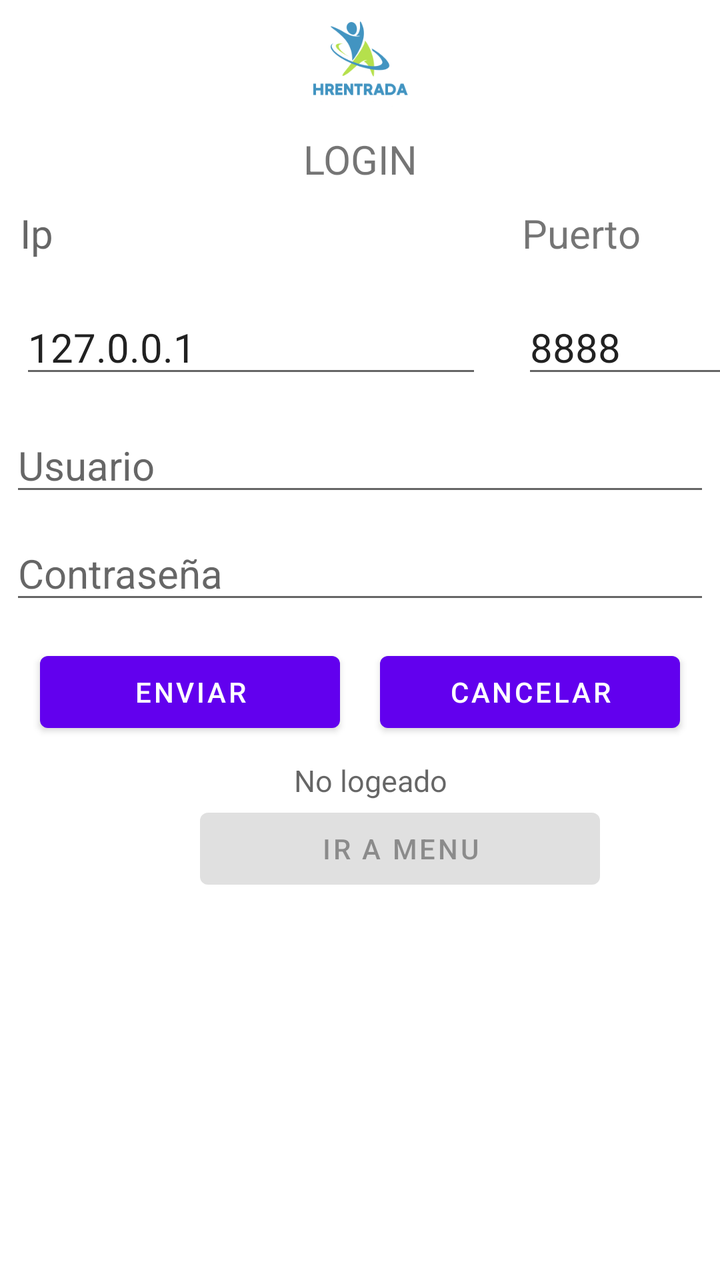
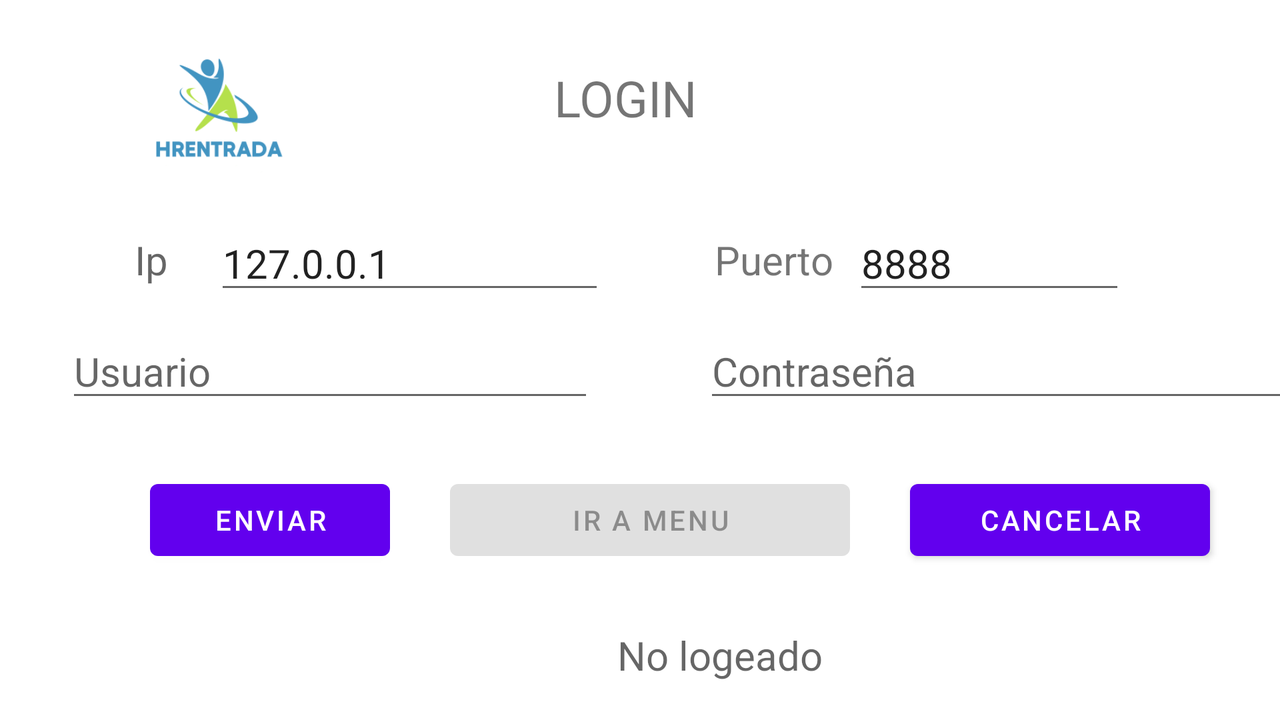

Compare how this app lays out the same screen by default and in its alternative resource folder. The renders come first, then the two layout files and the values they reference.
<!-- AndroidManifest.xml: application theme Theme.HREntradaClienteApp -->
<!-- res/layout/activity_main.xml -->
<?xml version="1.0" encoding="utf-8"?>
<LinearLayout xmlns:android="http://schemas.android.com/apk/res/android"
    xmlns:app="http://schemas.android.com/apk/res-auto"
    xmlns:tools="http://schemas.android.com/tools"
    android:layout_width="match_parent"
    android:layout_height="match_parent"
    android:orientation="vertical"
    tools:context=".MainActivity">


    <ImageView
        android:id="@+id/ImageviewLogo"
        android:layout_width="match_parent"
        android:layout_height="66dp"
        app:srcCompat="@drawable/logo" />

    <TextView
        android:layout_width="match_parent"
        android:layout_height="wrap_content"
        android:layout_marginTop="0dp"
        android:layout_marginBottom="0dp"
        android:gravity="center"
        android:text="LOGIN"
        android:textSize="20sp" />
    <LinearLayout
        android:layout_width="match_parent"
        android:layout_height="wrap_content"
        android:layout_marginTop="0dp"
        android:gravity="left"
        android:layout_marginBottom="0dp"
        android:orientation="horizontal">

        <TextView
            android:id="@+id/labelIp"
            android:layout_width="231dp"
            android:layout_height="wrap_content"
            android:layout_margin="10dp"
            android:hint="Ip"
            android:textSize="20sp" />

        <TextView
            android:id="@+id/LabelPuerto"
            android:layout_width="136dp"
            android:layout_height="wrap_content"
            android:layout_margin="10dp"
            android:text="Puerto"
            android:hint="Puerto"
            android:textSize="20sp" />

    </LinearLayout>
    <LinearLayout
        android:layout_width="match_parent"
        android:layout_height="wrap_content"
        android:layout_marginTop="0dp"
        android:gravity="left"
        android:orientation="horizontal">

        <EditText
            android:id="@+id/edit_ip"
            android:layout_width="231dp"
            android:layout_height="wrap_content"
            android:layout_margin="10dp"
            android:hint="Ip"
            android:text="127.0.0.1"
            android:textSize="20sp" />

        <EditText
            android:id="@+id/edit_puerto"
            android:layout_width="136dp"
            android:layout_height="wrap_content"
            android:layout_margin="10dp"
            android:text="8888"
            android:hint="Puerto"
            android:textSize="20sp" />

    </LinearLayout>

    <EditText
        android:layout_width="match_parent"
        android:layout_height="wrap_content"
        android:id="@+id/edit_usuario"
        android:hint="Usuario"
        android:textSize="20sp"
        android:layout_margin="5dp"/>

    <EditText
        android:layout_width="match_parent"
        android:layout_height="wrap_content"
        android:hint="Contraseña"
        android:id="@+id/edit_pass"
        android:textSize="20sp"
        android:layout_margin="5dp"
        android:inputType="textPassword"/>

    <LinearLayout
        android:layout_width="match_parent"
        android:layout_height="wrap_content"
        android:layout_marginTop="0dp"
        android:gravity="center">

        <Button
            android:id="@+id/btn_enviar"
            android:layout_width="150dp"
            android:layout_height="wrap_content"
            android:layout_margin="10dp"
            android:onClick="enviarDatosLogin"
            android:text="Enviar" />

        <Button
            android:id="@+id/btn_cancelar"
            android:layout_width="150dp"
            android:layout_height="wrap_content"
            android:layout_margin="10dp"
            android:onClick="cancelar"
            android:text="Cancelar" />


    </LinearLayout>

    <TextView
        android:id="@+id/TextViewOkLogin"
        android:layout_width="231dp"
        android:layout_height="wrap_content"
        android:layout_marginTop="0dp"
        android:layout_marginLeft="70dp"
        android:gravity="center"
        android:hint="No logeado"
        android:textSize="15sp" />

    <Button
        android:id="@+id/btn_menu"
        android:layout_width="200dp"
        android:layout_height="wrap_content"
        android:layout_marginTop="0dp"
        android:layout_marginLeft="100dp"
        android:onClick="menu"
        android:text="Ir a menu"
        android:enabled="false"/>


</LinearLayout>
<!-- resources referenced by this layout -->
<resources>
  <!-- drawable logo: png bitmap (drawable, 14042 bytes) -->
  <style name="Theme.HREntradaClienteApp" parent="Theme.MaterialComponents.DayNight.DarkActionBar">
          
          <item name="colorPrimary">@color/purple_500</item>
          <item name="colorPrimaryVariant">@color/purple_700</item>
          <item name="colorOnPrimary">@color/white</item>
          
          <item name="colorSecondary">@color/teal_200</item>
          <item name="colorSecondaryVariant">@color/teal_700</item>
          <item name="colorOnSecondary">@color/black</item>
          
          <item name="android:statusBarColor" tools:targetApi="l">?attr/colorPrimaryVariant</item>
          
      </style>
</resources>
<!-- res/layout-land/activity_main.xml (the repository's variant of the layout above) -->
<!-- drawn on the phone turned sideways -->
<?xml version="1.0" encoding="utf-8"?>
<LinearLayout xmlns:android="http://schemas.android.com/apk/res/android"
    xmlns:app="http://schemas.android.com/apk/res-auto"
    xmlns:tools="http://schemas.android.com/tools"
    android:layout_width="match_parent"
    android:layout_height="match_parent"
    android:orientation="vertical"
    tools:context=".MainActivity">
    <LinearLayout
        android:layout_width="match_parent"
        android:layout_height="wrap_content"
        android:layout_marginTop="0dp"
        android:gravity="center"
        android:layout_marginBottom="0dp"
        android:orientation="horizontal">

        <ImageView
            android:id="@+id/ImageviewLogo"
            android:layout_width="158dp"
            android:layout_height="88dp"
            android:layout_marginTop="10dp"
            app:srcCompat="@drawable/logo" />

        <TextView
            android:layout_width="421dp"
            android:layout_height="wrap_content"
            android:layout_marginTop="0dp"
            android:layout_marginBottom="0dp"
            android:gravity="left"
            android:text="              LOGIN"
            android:textSize="25sp" />
    </LinearLayout>


    <LinearLayout
        android:layout_width="match_parent"
        android:layout_height="wrap_content"
        android:layout_marginTop="0dp"
        android:gravity="center"
        android:layout_marginBottom="0dp"
        android:orientation="horizontal">

        <TextView
            android:id="@+id/labelIp"
            android:layout_width="30dp"
            android:layout_height="wrap_content"
            android:layout_margin="0dp"
            android:hint="Ip"
            android:textSize="20sp" />

        <EditText
            android:id="@+id/edit_ip"
            android:layout_width="195dp"
            android:layout_height="wrap_content"
            android:layout_margin="10dp"
            android:hint="Ip"
            android:text="127.0.0.1"
            android:textSize="20sp" />

        <TextView
            android:id="@+id/LabelPuerto"
            android:layout_width="wrap_content"
            android:layout_height="wrap_content"
            android:layout_marginLeft="45dp"
            android:hint="Puerto"
            android:text="Puerto"
            android:textSize="20sp" />
        <EditText
            android:id="@+id/edit_puerto"
            android:layout_width="136dp"
            android:layout_height="wrap_content"
            android:layout_margin="10dp"
            android:text="8888"
            android:hint="Puerto"
            android:textSize="20sp" />

    </LinearLayout>
    <LinearLayout
        android:layout_width="match_parent"
        android:layout_height="wrap_content"
        android:layout_marginTop="0dp"
        android:gravity="center"
        android:orientation="horizontal">

        <EditText
            android:id="@+id/edit_usuario"
            android:layout_width="264dp"
            android:layout_height="wrap_content"
            android:layout_marginLeft="195dp"
            android:layout_marginRight="0dp"
            android:hint="Usuario"
            android:textSize="20sp" />

        <EditText
            android:id="@+id/edit_pass"
            android:layout_width="350dp"
            android:layout_height="wrap_content"
            android:layout_marginLeft="55dp"
            android:layout_marginRight="100dp"
            android:hint="Contraseña"
            android:inputType="textPassword"
            android:textSize="20sp" />

    </LinearLayout>



    <LinearLayout
        android:layout_width="match_parent"
        android:layout_height="wrap_content"
        android:layout_marginTop="30dp"
        android:gravity="center">

        <Button
            android:id="@+id/btn_enviar"
            android:layout_width="120dp"
            android:layout_height="wrap_content"
            android:layout_marginLeft="40dp"
            android:onClick="enviarDatosLogin"
            android:text="Enviar" />
        <Button
            android:id="@+id/btn_menu"
            android:layout_width="200dp"
            android:layout_height="wrap_content"
            android:layout_marginTop="0dp"
            android:layout_marginLeft="30dp"
            android:onClick="menu"
            android:text="Ir a menu"
            android:enabled="false"/>
        <Button
            android:id="@+id/btn_cancelar"
            android:layout_width="150dp"
            android:layout_height="wrap_content"
            android:layout_marginLeft="30dp"
            android:onClick="cancelar"
            android:text="Cancelar" />



    </LinearLayout>


    <TextView
        android:id="@+id/TextViewOkLogin"
        android:layout_width="580dp"
        android:layout_height="wrap_content"
        android:layout_marginLeft="70dp"
        android:layout_marginTop="30dp"
        android:gravity="center"
        android:hint="No logeado"
        android:textSize="20sp" />



</LinearLayout>
